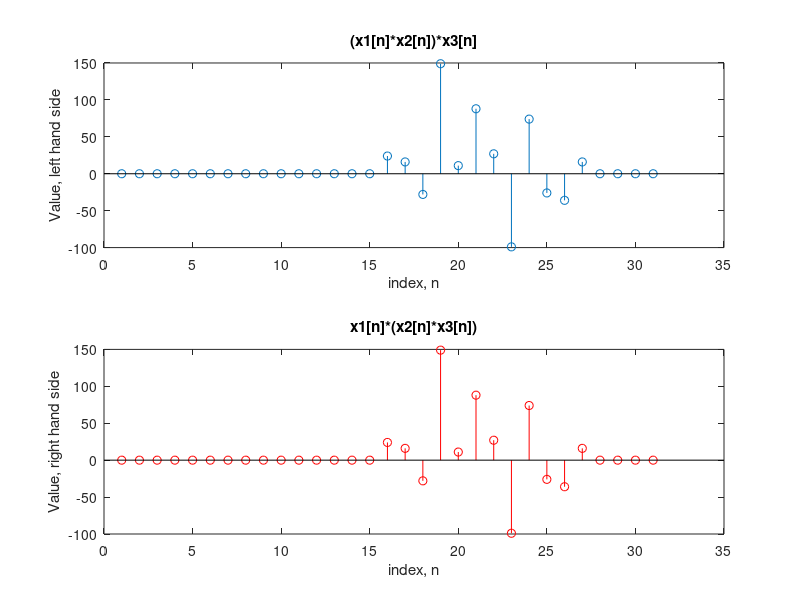

Source code (MATLAB):
clc;
clear all;
close all;
time = -5 : 1: 5;
impulse = [zeros(1, 5) 1 zeros(1, 5)];
impulse1 = [zeros(1, 6) 1 zeros(1, 4)];
impulse2 = [zeros(1, 7) 1 zeros(1, 3)];
impulse3 = [zeros(1, 8) 1 zeros(1, 2)];
impulse4 = [zeros(1, 9) 1 zeros(1, 1)];
sig1= 2*impulse - 3*impulse1 + 3*impulse2 + 4*impulse3 - 2*impulse4; 
sig2= 4*impulse + 2*impulse1 + 3*impulse2 - impulse3 - 2*impulse4; 
sig3= 3*impulse + 5*impulse1 - 3*impulse2 + 4*impulse3;
lhs = conv(conv(sig1, sig2), sig3)
rhs =  conv(sig1, conv(sig2, sig3))
figure(1);
subplot(2, 1, 1);
stem(lhs);
title('(x1[n]*x2[n])*x3[n]'); 
xlabel('index, n');
ylabel('Value, left hand side');
subplot(2,1,2);
stem(rhs, 'r');
title('x1[n]*(x2[n]*x3[n])');
xlabel('index, n');
ylabel('Value, right hand side');
